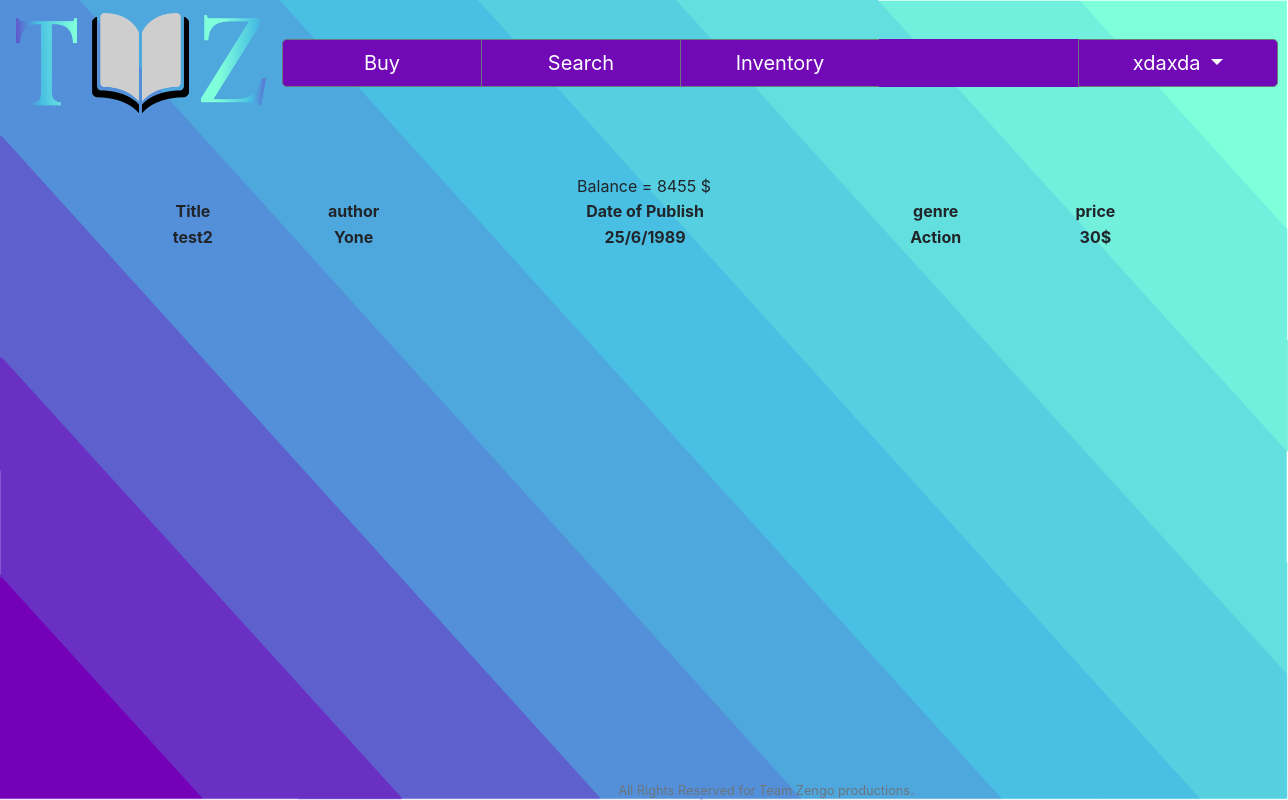
The page /inventory (signed in) on the database its author committed.
### tables this page shows
CREATE TABLE 'books' ('id' integer PRIMARY KEY NOT NULL, 'title' text NOT NULL, 'DoP' date, 'author' text NOT NULL, 'genre' text, 'price' numeric(2));

### application.py (the view)
@app.route("/inventory", methods=["GET", "POST"])
@login_required
def inventory():
    if session["user_state"] == 2:
        session.clear()
        return apology("Your account is suspended")
    else:
        if request.method == "GET":
            rows = db.execute("SELECT * FROM history WHERE userid = :userid",userid=session["user_id"])
            bag={}
            for row in rows:
                if row["bookid"] in bag.keys():
                    if ((bag[row["bookid"]] == 1) and (row["state"] == 2)):
                        del bag[row["bookid"]]
                else:
                    bag[row["bookid"]] = row["state"]
            title=[]
            author=[]
            DoP=[]
            genre=[]
            price=[]
            cash=session["user_cash"]
            for bookid in bag:
                row = db.execute("SELECT * FROM books WHERE id = :book_id ", book_id=bookid)
                title.append(row[0]["title"])
                author.append(row[0]["author"])
                DoP.append(row[0]["DoP"])
                genre.append(row[0]["genre"])
                price.append(row[0]["price"])
            return render_template("inventory.html", title=title, author=author, DoP=DoP, genre=genre, cash=cash, price=price, length=len(title))

### application.py (called while the page is built)
@app.after_request
def after_request(response):
    response.headers["Cache-Control"] = "no-cache, no-store, must-revalidate"
    response.headers["Expires"] = 0
    response.headers["Pragma"] = "no-cache"
    return response

### helpers.py (called while the page is built)
def login_required(f):
    @wraps(f)
    def decorated_function(*args, **kwargs):
        if session.get("user_id") is None:
            return redirect("/login")
        return f(*args, **kwargs)
    return decorated_function

### templates/inventory.html (shortened to what this page needs)
{% extends "layout.html" %}
{% block main %}
    <form action="/inventory" method="post">
        <div class="form-group">
            <caption>Balance = {{cash}} $</caption>
            <table style="width:100%">
                <tr>
                    <th>Title</th>
                    <th>author</th>
                    <th>Date of Publish</th>
                    <th>genre</th>
                    <th>price</th>
                </tr>
                    {% for i in range(length) %}
                <tr>
                    <th>{{title[i]}}</th>
                    <th>{{author[i]}}</th>
                    <th>{{DoP[i]}}</th>
                    <th>{{genre[i]}}</th>
                    <th>{{price[i]}}$</th>
                </tr>
                    {% endfor %}
        </div>
    </form>
{% endblock %}

### static/styles.css (style rules this page uses)
.background { background-image: url('bg.png'); background-repeat: no-repeat; background-size: 100% 100%; background-position: right top; background-attachment: fixed; }

### rows shown on the page
books: title "test2", author "Yone", DoP "25/6/1989", genre "Action"

### other values the page prints
{{ session["user_name"] }} "xdaxda"
{{ cash }} "8455"
{{ price[i] }} "30"
